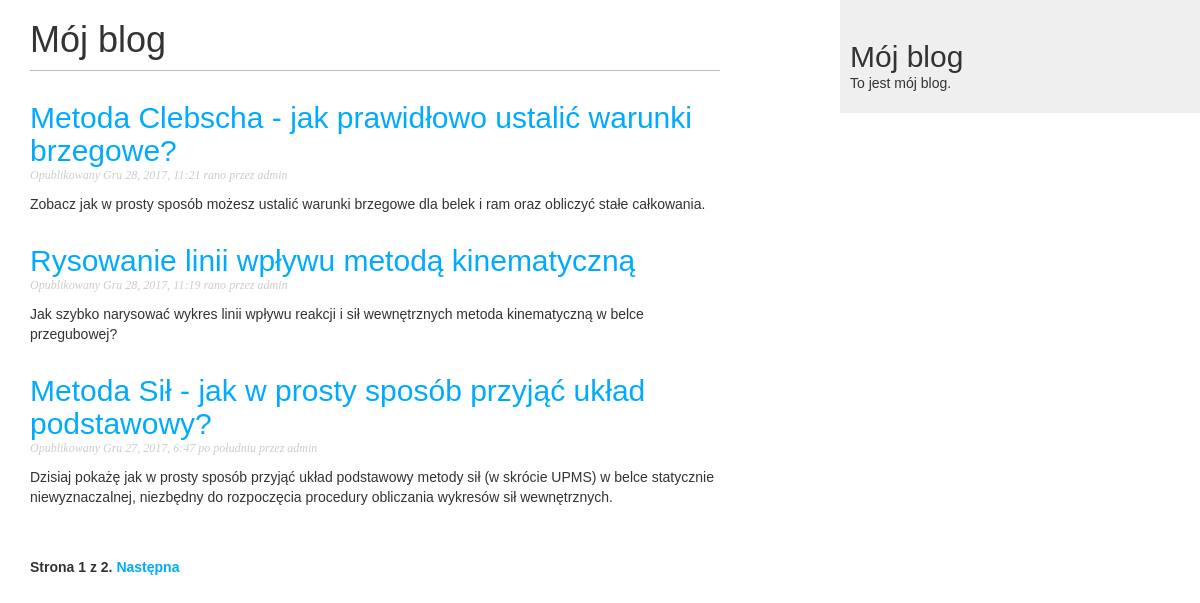
The page / on the database its author committed.
### blog/models.py (models this page shows, shortened)
class Post(models.Model):
    STATUS_CHOICES = (
        ('draft',"Roboczy"),
        ('published','Opublikowany'),
    )
    title=models.CharField(max_length=250)
    slug=models.SlugField(max_length=80, unique_for_date='publish',help_text="A short label, generally used in URLs.")
    author=models.ForeignKey(User,related_name='blog_posts',on_delete=models.DO_NOTHING)
    short_description=models.TextField(max_length=450)
    body=models.TextField()
    publish=models.DateTimeField(default=timezone.now)
    created=models.DateTimeField(auto_now_add=True)
    updated=models.DateTimeField(auto_now=True)
    status=models.CharField(max_length=10, choices=STATUS_CHOICES, default='draft')
    objects = models.Manager() # Menedżer domyślny.
    published = PublishedManager() # Menedżer niestandardowy.
    class Meta:
     ordering = ('-publish',)
    def get_absolute_url(self):
        return reverse('blog:post_detail',
                       args=[self.publish.year,
                             self.publish.strftime('%m'),
                             self.publish.strftime('%d'),
                             self.slug])

### blog/views.py (the view)
# urls.py: url(r'^$', views.PostListView.as_view(), name='post_list'),
class PostListView(ListView):
    queryset = Post.published.all()
    context_object_name = 'posts'
    paginate_by = 3
    template_name = 'blog/post/list.html'

### blog/templates/blog/post/list.html (shortened to what this page needs)
{% extends "blog/base.html" %}
{% block content %}
  <h1>Mój blog</h1>
  {% for post in posts %}
    <h2>
      <a href="{{ post.get_absolute_url }}">
        {{ post.title }}
      </a>
    </h2>
    <p class="date">
      Opublikowany {{ post.publish }} przez {{ post.author }}
    </p>
    {{ post.short_description|truncatewords:75|linebreaks}}
  {% endfor %}
  {% include "pagination.html" with page=page_obj %}
{% endblock %}

### blog/templates/blog/base.html (shortened to what this page needs)
{% load staticfiles %}
<!DOCTYPE html>
<html>
<head>
<link href="http://netdna.bootstrapcdn.com/bootstrap/3.3.5/css/bootstrap.css" rel="stylesheet">
<link href="http://cdnjs.cloudflare.com/ajax/libs/summernote/0.8.9/summernote.css" rel="stylesheet">
  <link href="{% static "css/blog.css" %}" rel="stylesheet">
</head>
<body>
  <div id="content">
    {% block content %}
    {% endblock %}
  </div>
  <div id="sidebar">
    <h2>Mój blog</h2>
      <p>To jest mój blog.</p>
  </div>
</body>
</html>

### blog/templates/pagination.html (shortened to what this page needs)
<div class="pagination">
  <span class="step-links">
    <span class="current">
      Strona {{ page.number }} z {{ page.paginator.num_pages }}.
    </span>
      {% if page.has_next %}
        <a href="?page={{ page.next_page_number }}">Następna</a>
      {% endif %}
  </span>
</div>

### blog/static/css/blog.css (style rules this page uses)
body { margin:0; padding:0; font-family:helvetica, sans-serif; }
a { color:#00abff; text-decoration:none; }
h1 { font-weight:normal; border-bottom:1px solid #bbb; padding:0 0 10px 0; }
h2 { font-weight:normal; margin:30px 0 0; }
#content { float:left; width:60%; padding:0 0 0 30px; }
#sidebar { float:right; width:30%; padding:10px; background:#efefef; height:100%; }
p.date { color:#ccc; font-family: georgia, serif; font-size: 12px; font-style: italic; }
.pagination { margin:40px 0; font-weight:bold; }

### rows shown on the page
Post: title "Metoda Clebscha - jak prawidłowo ustalić warunki brzegowe?", publish "Gru 28, 2017, 11:21 rano", author "admin", short_description "Zobacz jak w prosty sposób możesz ustalić warunki brzegowe dla belek i ram oraz obliczyć stałe całkowania."
Post: title "Rysowanie linii wpływu metodą kinematyczną", publish "Gru 28, 2017, 11:19 rano", author "admin", short_description "Jak szybko narysować wykres linii wpływu reakcji i sił wewnętrznych metoda kinematyczną w belce przegubowej?"
Post: title "Metoda Sił - jak w prosty sposób przyjąć układ podstawowy?", publish "Gru 27, 2017, 6:47 po południu", author "admin", short_description "Dzisiaj pokażę jak w prosty sposób przyjąć układ podstawowy metody sił (w skrócie UPMS) w belce statycznie niewyznaczalnej, niezbędny do rozpoczęcia procedury obliczania wykresów sił wewnętrznych."

### other values the page prints
{{ page.number }} "1"
{{ page.paginator.num_pages }} "2"
